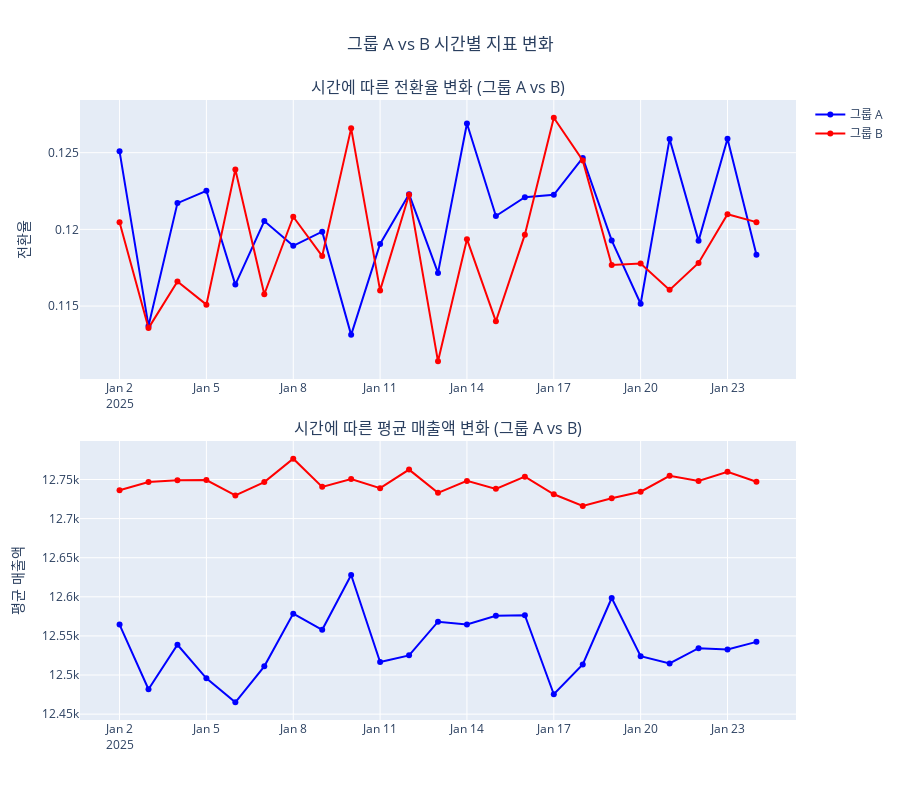

Here is the notebook cell this chart was saved with:
### Code cell
from plotly.subplots import make_subplots

fig = make_subplots(
    rows=2, cols=1,
    subplot_titles=('시간에 따른 전환율 변화 (그룹 A vs B)', '시간에 따른 평균 매출액 변화 (그룹 A vs B)'),
    vertical_spacing=0.1
)

# 전환율 데이터 준비
conversion_by_date = df_ab.groupby(['date', 'grp'])['converted'].mean().unstack()

# 전환율 그래프 추가
fig.add_trace(
    go.Scatter(x=conversion_by_date.index, y=conversion_by_date['A'], 
               mode='lines+markers', name='그룹 A', line=dict(color='blue')),
    row=1, col=1
)
fig.add_trace(
    go.Scatter(x=conversion_by_date.index, y=conversion_by_date['B'], 
               mode='lines+markers', name='그룹 B', line=dict(color='red')),
    row=1, col=1
)


amount_by_date = df_ab[df_ab['amount'] > 0].groupby(['date', 'grp'])['amount'].mean().unstack()

# 평균 매출액 그래프 추가
fig.add_trace(
    go.Scatter(x=amount_by_date.index, y=amount_by_date['A'], 
               mode='lines+markers', name='그룹 A', line=dict(color='blue'), showlegend=False),
    row=2, col=1
)
fig.add_trace(
    go.Scatter(x=amount_by_date.index, y=amount_by_date['B'], 
               mode='lines+markers', name='그룹 B', line=dict(color='red'), showlegend=False),
    row=2, col=1
)

# 레이아웃 설정
fig.update_layout(
    height=800,
    title_text="그룹 A vs B 시간별 지표 변화",
    title_x=0.5
)

fig.update_yaxes(title_text="전환율", row=1, col=1)
fig.update_yaxes(title_text="평균 매출액", row=2, col=1)

fig.show()

# 통계 요약 출력
print("\n=== 그룹 A vs B 시간별 통계 요약 ===")
print("\n전환율 통계:")
print(conversion_by_date.describe())

print("\n평균 매출액 통계:")
print(amount_by_date.describe())

### Figure 1 — Plotly figure (JSON) as saved in the notebook; plotly's stock layout.template omitted (floating-point values rounded to 4 significant figures)
{"data": [{"line": {"color": "blue"}, "mode": "lines+markers", "name": "그룹 A", "type": "scatter", "x": ["2025-01-02", "2025-01-03", "2025-01-04", "2025-01-05", "2025-01-06", "2025-01-07", "2025-01-08", "2025-01-09", "2025-01-10", "2025-01-11", "2025-01-12", "2025-01-13", "2025-01-14", "2025-01-15", "2025-01-16", "2025-01-17", "2025-01-18", "2025-01-19", "2025-01-20", "2025-01-21", "2025-01-22", "2025-01-23", "2025-01-24"], "xaxis": "x", "y": [0.1251, 0.1137, 0.1217, 0.1225, 0.1164, 0.1205, 0.1189, 0.1199, 0.1131, 0.1191, 0.1223, 0.1172, 0.1269, 0.1209, 0.1221, 0.1223, 0.1247, 0.1193, 0.1152, 0.1259, 0.1193, 0.1259, 0.1183], "yaxis": "y"}, {"line": {"color": "red"}, "mode": "lines+markers", "name": "그룹 B", "type": "scatter", "x": ["2025-01-02", "2025-01-03", "2025-01-04", "2025-01-05", "2025-01-06", "2025-01-07", "2025-01-08", "2025-01-09", "2025-01-10", "2025-01-11", "2025-01-12", "2025-01-13", "2025-01-14", "2025-01-15", "2025-01-16", "2025-01-17", "2025-01-18", "2025-01-19", "2025-01-20", "2025-01-21", "2025-01-22", "2025-01-23", "2025-01-24"], "xaxis": "x", "y": [0.1205, 0.1136, 0.1166, 0.1151, 0.1239, 0.1158, 0.1208, 0.1183, 0.1266, 0.116, 0.1223, 0.1114, 0.1194, 0.114, 0.1197, 0.1273, 0.1245, 0.1177, 0.1178, 0.1161, 0.1178, 0.121, 0.1205], "yaxis": "y"}, {"line": {"color": "blue"}, "mode": "lines+markers", "name": "그룹 A", "showlegend": false, "type": "scatter", "x": ["2025-01-02", "2025-01-03", "2025-01-04", "2025-01-05", "2025-01-06", "2025-01-07", "2025-01-08", "2025-01-09", "2025-01-10", "2025-01-11", "2025-01-12", "2025-01-13", "2025-01-14", "2025-01-15", "2025-01-16", "2025-01-17", "2025-01-18", "2025-01-19", "2025-01-20", "2025-01-21", "2025-01-22", "2025-01-23", "2025-01-24"], "xaxis": "x2", "y": [12560.0, 12480.0, 12540.0, 12500.0, 12470.0, 12510.0, 12580.0, 12560.0, 12630.0, 12520.0, 12530.0, 12570.0, 12560.0, 12580.0, 12580.0, 12480.0, 12510.0, 12600.0, 12520.0, 12510.0, 12530.0, 12530.0, 12540.0], "yaxis": "y2"}, {"line": {"color": "red"}, "mode": "lines+markers", "name": "그룹 B", "showlegend": false, "type": "scatter", "x": ["2025-01-02", "2025-01-03", "2025-01-04", "2025-01-05", "2025-01-06", "2025-01-07", "2025-01-08", "2025-01-09", "2025-01-10", "2025-01-11", "2025-01-12", "2025-01-13", "2025-01-14", "2025-01-15", "2025-01-16", "2025-01-17", "2025-01-18", "2025-01-19", "2025-01-20", "2025-01-21", "2025-01-22", "2025-01-23", "2025-01-24"], "xaxis": "x2", "y": [12740.0, 12750.0, 12750.0, 12750.0, 12730.0, 12750.0, 12780.0, 12740.0, 12750.0, 12740.0, 12760.0, 12730.0, 12750.0, 12740.0, 12750.0, 12730.0, 12720.0, 12730.0, 12730.0, 12750.0, 12750.0, 12760.0, 12750.0], "yaxis": "y2"}], "layout": {"annotations": [{"font": {"size": 16}, "showarrow": false, "text": "시간에 따른 전환율 변화 (그룹 A vs B)", "x": 0.5, "xanchor": "center", "xref": "paper", "y": 1, "yanchor": "bottom", "yref": "paper"}, {"font": {"size": 16}, "showarrow": false, "text": "시간에 따른 평균 매출액 변화 (그룹 A vs B)", "x": 0.5, "xanchor": "center", "xref": "paper", "y": 0.45, "yanchor": "bottom", "yref": "paper"}], "height": 800, "title": {"text": "그룹 A vs B 시간별 지표 변화", "x": 0.5}, "xaxis": {"anchor": "y", "domain": [0, 1]}, "xaxis2": {"anchor": "y2", "domain": [0, 1]}, "yaxis": {"anchor": "x", "domain": [0.55, 1], "title": {"text": "전환율"}}, "yaxis2": {"anchor": "x2", "domain": [0, 0.45], "title": {"text": "평균 매출액"}}}}
